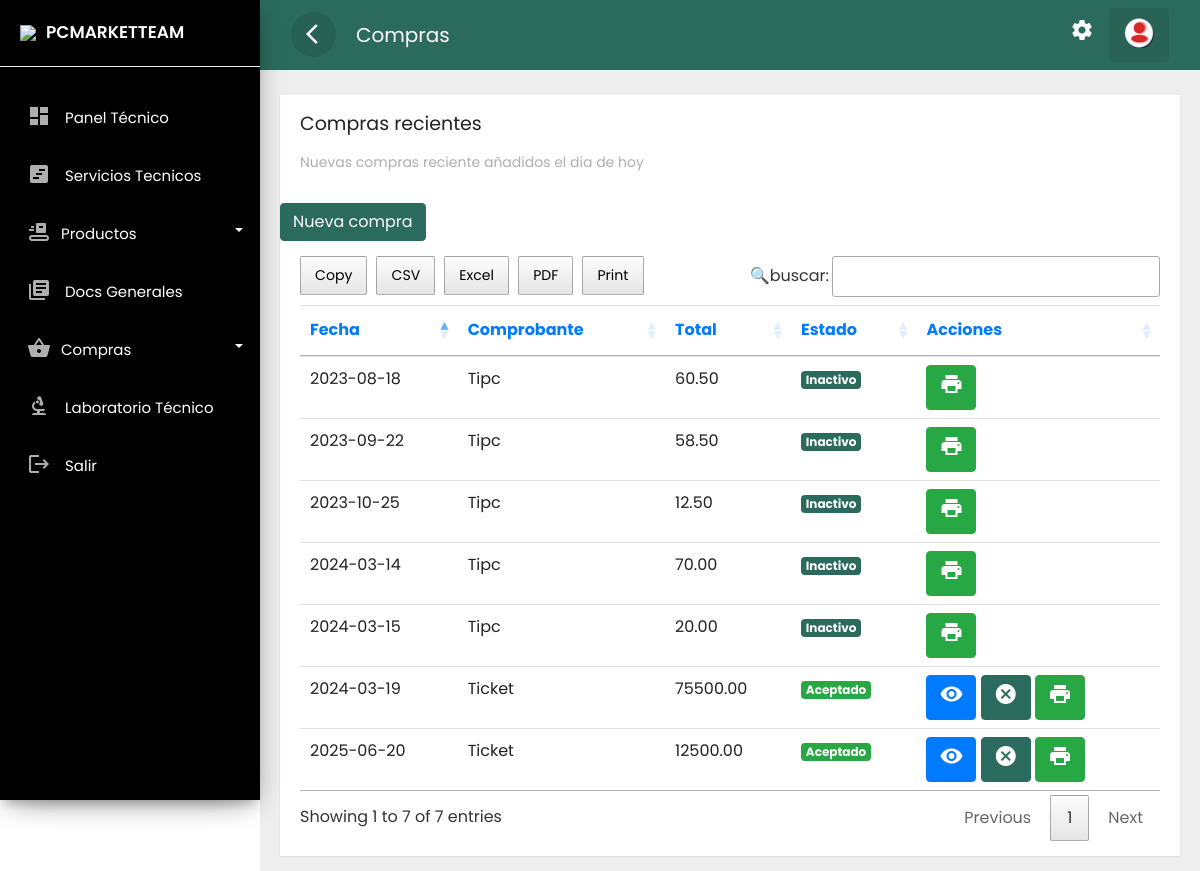
The app's page /frontend/compra/mostrar.php (signed in) with its own data.
### tables this page shows
CREATE TABLE `compra` (
  `idcomp` int(11) NOT NULL,
  `user_id` int(11) NOT NULL,
  `method` text NOT NULL,
  `total_products` text NOT NULL,
  `total_price` decimal(10,2) NOT NULL,
  `placed_on` text NOT NULL,
  `payment_status` text NOT NULL,
  `tipc` text NOT NULL
);

### frontend/compra/mostrar.php (the view, shortened to what this page needs)
<?php if(isset($_SESSION['id'])) { ?>
<!doctype html>
<html lang="es">
<head>
    <link rel="stylesheet" href="../../backend/css/bootstrap.min.css">
    <link rel="stylesheet" href="../../backend/css/custom.css">
    <link rel="stylesheet" href="../../backend/css/loader.css">
    <link rel="stylesheet" type="text/css" href="../../backend/css/datatable.css">
    <link rel="stylesheet" type="text/css" href="../../backend/css/buttonsdataTables.css">
    <link rel="stylesheet" type="text/css" href="../../backend/css/font.css">
</head>
<body>
    <div class="wrapper">
        <?php    include_once '../layouts/nav.php';  include_once '../layouts/menu_data.php';    ?>
        <nav id="sidebar">
            <div class="sidebar-header">
                <h3><img src="../../backend/img/favicon.png" class="img-fluid"><span>PCMARKETTEAM</span></h3>
            </div>
        </nav>
        <div id="content">
            <div class="top-navbar">
                <nav class="navbar navbar-expand-lg">
                    <div class="container-fluid">
                        <button type="button" id="sidebarCollapse" class="d-xl-block d-lg-block d-md-mone d-none">
                            <span class="material-icons">arrow_back_ios</span>
                        </button>
                        <a class="navbar-brand" href="#"> Compras </a>
                        <div class="collapse navbar-collapse d-lg-block d-xl-block d-sm-none d-md-none d-none"
                            id="navbarSupportedContent">
                            <ul class="nav navbar-nav ml-auto">
                                <li class="nav-item">
                                    <a class="nav-link" href="../cuenta/configuracion.php">
                                        <span class="material-icons">settings</span>
                                    </a>
                                </li>
                                <li class="dropdown nav-item active">
                                    <a href="#" class="nav-link" data-toggle="dropdown">
                                        <img src="../../backend/img/reere.png">
                                    </a>
                                </li>
                            </ul>
                        </div>
                    </div>
                </nav>
            </div>
            <div class="main-content">
                <div class="row ">
                    <div class="col-lg-12 col-md-12">
                        <div class="card" style="min-height: 485px">
                            <div class="card-header card-header-text">
                                <h4 class="card-title">Compras recientes</h4>
                                <p class="category">Nuevas compras reciente añadidos el dia de hoy</p>
                            </div>
                            <br>
                            <a href="../compra/nuevo.php" class="btn btn-danger text-white">Nueva compra</a>
                            <br>
                            <div class="card-content table-responsive">
                                <?php
                               require '../../backend/bd/ctconex.php';
 $sentencia = $connect->prepare("SELECT compra.idcomp, compra.user_id, compra.method, compra.total_products, compra.total_price, compra.placed_on, compra.payment_status, compra.tipc FROM compra order BY compra.idcomp DESC;");
 $sentencia->execute();
$data =  array();
if($sentencia){
  while($r = $sentencia->fetchObject()){
    $data[] = $r;
  }
}
   ?>
                                <?php if(count($data)>0):?>
                                <table class="table table-hover" id="example">
                                    <thead class="text-primary">
                                        <tr>
                                            <th>Fecha</th>
                                            <th>Comprobante</th>
                                            <th>Total</th>
                                            <th>Estado</th>
                                            <th>Acciones</th>
                                        </tr>
                                    </thead>
                                    <tbody>
                                        <?php foreach($data as $g):?>
                                        <tr>
                                            <td><?php echo  $g->placed_on; ?></td>
                                            <td><?php echo  $g->tipc; ?></td>
                                            <td><?php echo  $g->total_price; ?></td>
                                            <td><?php    if($g->payment_status =='Aceptado')  { ?>
                                                <span class="badge badge-success">Aceptado</span>
                                                <?php  }   else {?>
                                                <span class="badge badge-danger">Inactivo</span>
                                                <?php  } ?>
                                            </td>
                                            <td>
                                                <?php    if($g->payment_status =='Aceptado')  { ?>
                                                <a class="btn btn-primary text-white"
                                                    href="../compra/informacion.php?id=<?php echo  $g->idcomp; ?>"><i
                                                        class='material-icons' data-toggle='tooltip'
                                                        title='info'>visibility</i></a>
                                                <a class="btn btn-danger text-white"
                                                    href="../compra/cancelar.php?id=<?php echo  $g->idcomp; ?>"><i
                                                        class='material-icons' data-toggle='tooltip'
                                                        title='cancelar'>cancel</i></a>
                                                <a class="btn btn-success text-white"
                                                    href="../compra/ticket.php?id=<?php echo  $g->idcomp; ?>"><i
                                                        class='material-icons' data-toggle='tooltip'
                                                        title='crear'>print</i></a>
                                                <?php  }   else {?>
                                                <a class="btn btn-success text-white"
                                                    href="../compra/ticket.php?id=<?php echo  $g->idcomp; ?>"><i
                                                        class='material-icons' data-toggle='tooltip'
                                                        title='crear'>print</i></a>
                                                <?php  } ?>
                                            </td>
                                        </tr>
                                        <?php endforeach; ?>
                                    </tbody>
                                </table>
                                <?php endif; ?>
                            </div>
                        </div>
                    </div>
                </div>
            </div>
        </div>
    </div>
</body>
</html>
<?php }else{
    header('Location: ../error404.php');
 } ?>

### backend/css/custom.css (style rules this page uses)
body, html { line-height: 1.8; font-family: 'Poppins', sans-serif; color: #555e58; text-transform:none; text-rendering: optimizeLegibility !important; -webkit-font-smoothing: antialiased !important; font-weight: 400; margin:0px; padding:0px; }
h1, h2, h3, h4, h5, h6, .h1, .h2, .h3, .h4 { font-weight: 400; line-height: 1.5em; }
p { font-size: 15px; margin: 12px 0 0; line-height: 24px; }
a { color: #333; font-weight: 400; }
button { cursor:pointer; }
ul, ol { padding: 0; margin:0px; list-style: none; }
a, a:hover, a:focus { color: #333; text-decoration: none; transition: all 0.3s; }
.material-icons { font-family: 'Material Icons'; font-weight: normal; font-style: normal; font-size: 24px; display: inline-block; line-height: 1; text-transform: none; letter-spacing: normal; word-wrap: normal; white-space: nowrap; direction: ltr; -webkit-font-smoothing: antialiased; text-rendering: optimizeLegibility; -moz-osx-font-smoothing: grayscale; font-feature-settings: 'liga'; }
.wrapper { position: relative; width:100%; overflow:auto; }
#sidebar { position:fixed; height:100vh!important; top: 0; bottom: 0; left: 0; z-index:11; width: 260px; overflow:auto; transition:all 0.3s ; background: black; box-shadow: 0 10px 30px -12px rgb(0 0 0 / 42%), 0 4px 25px 0px rgb(0 0 0 / 12%), 0 8px 10px -5px rgb(0 0 0 / 20%); }
#sidebar .sidebar-header { padding:20px; background-color:black; border-bottom:1px solid #eee; }
.sidebar-header h3 { color:white; font-size:17px; margin:0px; text-transform:none; transition:all 0.5s ease; font-weight:600; }
.sidebar-header h3 img { width:45px; margin-right:10px; }
#content { position: relative; transition: all 0.3s; background-color: #EEEEEE; }
.top-navbar { width:100%; z-index:9; position:relative; }
.main-content { padding:10px 20px 0px 20px; position: relative; width: 100%; }
.navbar { background-color: #2B6B5D; color: #FFFFFF; }
.navbar-brand { color: #FFFFFF; }
.navbar button { background-color:transparent; border:none; }
.navbar button span { color:#fff; }
#sidebarCollapse { border-radius:50%; width:45px; height:45px; text-align:center; line-height:45px; margin-right:20px; border:none; color: #FFFFFF; background-color: rgba(0, 0, 0, 0.09); }
#sidebarCollapse span { margin: 9px; padding: 0px; }
.navbar-nav > li.active { color: #FFFFFF; border-radius:4px; background-color: rgba(0, 0, 0, 0.08); }
.navbar-nav > li > a { color: #FFFFFF; }
.navbar-nav li a { position: relative; display: block; padding: 10px 15px!important; }
.card { margin: 10px 0; }
.card { border-radius: 0px!important; }
.card { display: inline-block; position: relative; border:none!important; width: 100%; margin:15px 0; box-shadow: 0 1px 2px rgb(0 0 0 / 8%); border-radius: 6px; color: rgba(0,0,0, 0.87); background: #fff; }
.card .card-header { padding: 15px 20px 0; z-index: 3; background-color:#fff!important; border-bottom:none; }
.card .card-content { padding: 15px 20px; position: relative; }
.card .category:not([class*="text-"]) { color: #afafaf; font-size: 14px; font-weight: 400; }
.card .card-title:not(.card-calendar .card-title) { margin-top: 0; margin-bottom: 5px; }
.card .card-header-text h4 { margin-top: 0; margin-bottom: 3px; font-size:19px; font-weight: 400; color: #222222; text-decoration: none; }
.table > thead > tr > th { border-bottom-width: 1px; font-size: 16px; font-weight: 400; }
@media only screen and (min-width:992px) { #content { width: calc(100% - 260px); position: relative; float: right; transition: all 0.3s; background-color: #EEEEEE; } }

### records on screen
compra: placed_on "2025-06-20", tipc "Ticket", total_price "12500.00", payment_status "Aceptado"
compra: placed_on "2024-03-19", tipc "Ticket", total_price "75500.00", payment_status "Aceptado"
compra: placed_on "2023-10-25", tipc "Tipc", total_price "12.50", payment_status "Inactivo"
compra: placed_on "2023-09-22", tipc "Tipc", total_price "58.50", payment_status "Inactivo"
compra: placed_on "2023-08-18", tipc "Tipc", total_price "60.50", payment_status "Inactivo"
compra: placed_on "2024-03-14", tipc "Tipc", total_price "70.00", payment_status "Inactivo"
compra: placed_on "2024-03-15", tipc "Tipc", total_price "20.00", payment_status "Inactivo"

### other values on screen
$item['label'] "Panel Técnico"
$item['label'] "Servicios Tecnicos"
$item['label'] "Productos"
$item['label'] "Docs Generales"
$item['label'] "Compras"
$item['label'] "Laboratorio Técnico"
$item['label'] "Salir"
